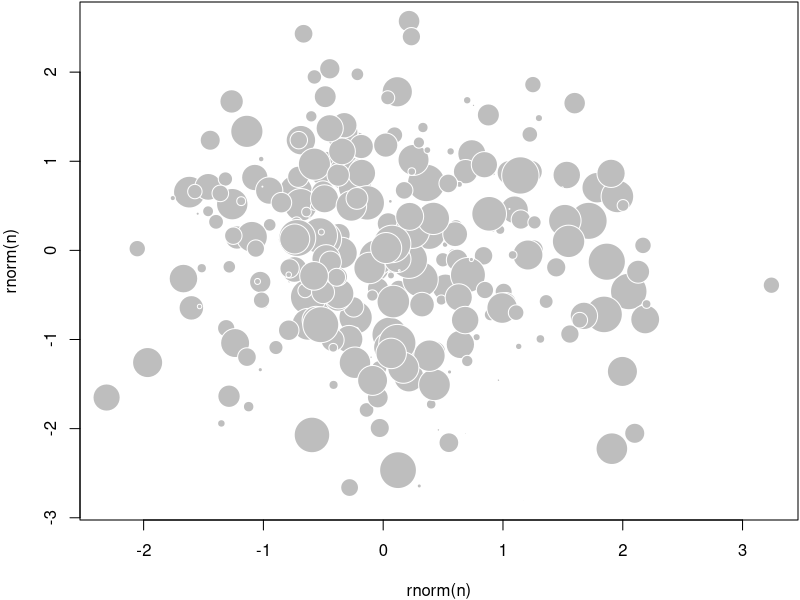

Here is the R script that generated this plot:

## ----hello, results='asis'-----------------------------------------------
cat('_hello_ **markdown**!', '\n')


## ------------------------------------------------------------------------
1+1
10:1
rnorm(5)^2
strsplit('hello, markdown vignettes', '')


## ------------------------------------------------------------------------
n=300; set.seed(123)
par(mar=c(4,4,.1,.1))
plot(rnorm(n), rnorm(n), pch=21, cex=5*runif(n), col='white', bg='gray')


## ----header, eval=FALSE--------------------------------------------------
## knit2html(..., markdown.HTML.template = system.file('misc', 'docco-template.html', package='knitr'))


